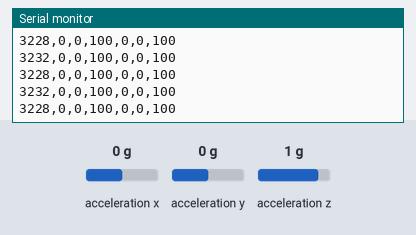
A sketch run on a simulated Arduino Uno, built with avr-gcc and run on an emulated ATmega328P. Shown: the last lines printed to the serial monitor. Wiring (inferred from the names in the program): MPU-6050 motion sensor at I2C address 0x68; MPU-6050 motion sensor at I2C address 0x69. Inputs (shaded band) come from the test bench; at power-on: acceleration x 0 g, acceleration y 0 g, acceleration z 1 g.

Above: at 1.2 s.
1.3 s: acceleration x set to -1.4 g
At 2.4 s:
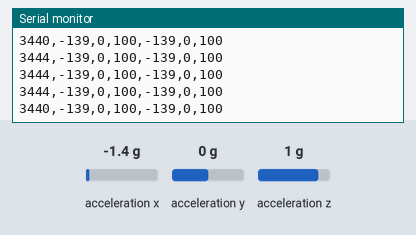
4.3 s: acceleration y set to -0.8 g
At 4.9 s:
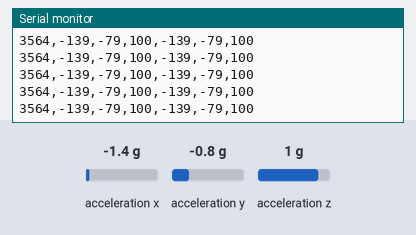
7.3 s: acceleration x set to 0.8 g
At 8.3 s:
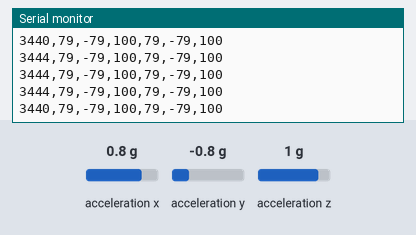
Timing chart, 0 to 8.6 s (numbered marks = the images above; inputs shaded):
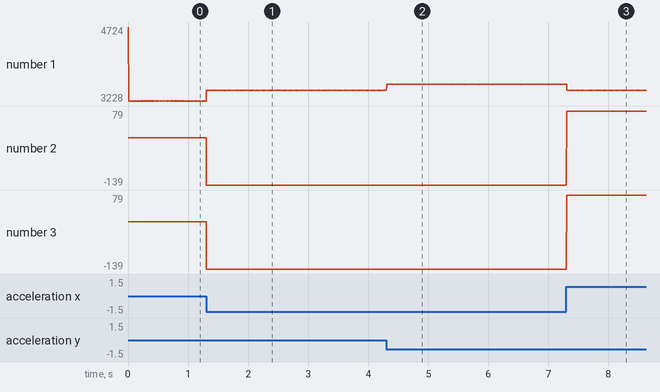

The sketch:

mpu6050NanoDual.ino
```cpp
// Library inclusions
#include <Wire.h>

// Global variables
const int MPU1 = 0x68;      // MPU6050 I2C address
const int MPU2 = 0x69;      // MPU6050 I2C address
float accX1, accY1, accZ1;  // linear acceleration from accelerometer1
float accX2, accY2, accZ2;  // linear acceleration from accelerometer2
int x1,y1,z1;               // linear acceleration from accelerometer1 converted to int
int x2,y2,z2;               // linear acceleration from accelerometer2 converted to int
unsigned long t;            // time
unsigned int tLast;         // last time
unsigned int dt;            // time step


void setup() {

  // Begin serial communication
  Serial.begin(115200);

  // Initialize I2C communication on MPU1
  Wire.begin();                      // initialize comunication
  Wire.beginTransmission(MPU1);      // start communication with MPU6050
  Wire.write(0x6B);                  // talk to the register 6B
  Wire.write(0x00);                  // reset by placing 0 into the 6B register
  Wire.endTransmission(true);        // end the transmission

  // Initialize I2C communication on MPU2
  Wire.begin();                      // initialize comunication
  Wire.beginTransmission(MPU2);      // start communication with MPU6050
  Wire.write(0x6B);                  // talk to the register 6B
  Wire.write(0x00);                  // reset by placing 0 into the 6B register
  Wire.endTransmission(true);        // end the transmission

  // Set the MPU1 accelerometer to full-scale acceleration (+/-16g)
  Wire.beginTransmission(MPU1);
  Wire.write(0x1C);                 // point to 0x1C (Register 28)
  Wire.endTransmission(true);
  Wire.requestFrom(MPU1,1);
  byte x = Wire.read();             // grab the value at 0x1C (Register 28)
  x = x | 0b00011000;               // append '11' into Bit4 and Bit3 to set AFS_SEL to '3'
  Wire.beginTransmission(MPU1);
  Wire.write(0x1C);                 // point to 0x1C (Register 28)
  Wire.write(x);                    // write the value at 0x1C (Register 28); full-scale range is now +/- 16g
  Wire.endTransmission(true);

  // Set the MPU2 accelerometer to full-scale acceleration (+/-16g)
  Wire.beginTransmission(MPU2);
  Wire.write(0x1C);                 // point to 0x1C (Register 28)
  Wire.endTransmission(true);
  Wire.requestFrom(MPU2,1);
  x = Wire.read();                  // grab the value at 0x1C (Register 28)
  x = x | 0b00011000;               // append '11' into Bit4 and Bit3 to set AFS_SEL to '3'
  Wire.beginTransmission(MPU2);
  Wire.write(0x1C);                 // point to 0x1C (Register 28)
  Wire.write(x);                    // write the value at 0x1C (Register 28); full-scale range is now +/- 16g
  Wire.endTransmission(true);

}

void loop() {

  // Read acceleromter data on MPU1
  Wire.beginTransmission(MPU1);
  Wire.write(0x3B);                             // start with register 0x3B (ACCEL_XOUT_H)
  Wire.endTransmission(false);
  Wire.requestFrom(MPU1,6,true);                // read 6 registers total, each axis value is stored in 2 registers
  accX1 = (Wire.read()<<8|Wire.read())/2048.0;  // x-axis acceleration [g]
  accY1 = (Wire.read()<<8|Wire.read())/2048.0;  // y-axis acceleration [g]
  accZ1 = (Wire.read()<<8|Wire.read())/2048.0;  // z-axis acceleration [g]
  Wire.endTransmission(true);

  // Read acceleromter data on MPU2
  Wire.beginTransmission(MPU2);
  Wire.write(0x3B);                             // start with register 0x3B (ACCEL_XOUT_H)
  Wire.endTransmission(false);
  Wire.requestFrom(MPU2,6,true);                // read 6 registers total, each axis value is stored in 2 registers
  accX2 = (Wire.read()<<8|Wire.read())/2048.0;  // x-axis acceleration [g]
  accY2 = (Wire.read()<<8|Wire.read())/2048.0;  // y-axis acceleration [g]
  accZ2 = (Wire.read()<<8|Wire.read())/2048.0;  // z-axis acceleration [g]
  Wire.endTransmission(true);

  // Convert accelerometer data to int
  x1 = accX1*100;
  y1 = accY1*100;
  z1 = accZ1*100;
  x2 = accX2*100;
  y2 = accY2*100;
  z2 = accZ2*100;

  // Time calculations
  tLast = t;
  t = micros();
  dt = t-tLast;

  // Print
  Serial.print(dt);
  Serial.print(',');
  Serial.print(x1);
  Serial.print(',');
  Serial.print(y1);
  Serial.print(',');
  Serial.print(z1);
  Serial.print(',');
  Serial.print(x2);
  Serial.print(',');
  Serial.print(y2);
  Serial.print(',');
  Serial.println(z2);

}
```

Measured:
- after the input at 1.3 s, the serial monitor: prints a new line at once (image 1)
- after the input at 4.3 s, the serial monitor: prints a new line at once (image 2)
- after the input at 7.3 s, the serial monitor: prints a new line at once (image 3)
- plotted number 1: 3228 → 3444 after the input at 1.3 s, 3444 → 3564 after the input at 4.3 s, 3564 → 3440 after the input at 7.3 s
- plotted number 2: 0 → -139 after the input at 1.3 s, -139 → 79 after the input at 7.3 s
- plotted number 3: 0 → -139 after the input at 1.3 s, -139 → 79 after the input at 7.3 s
